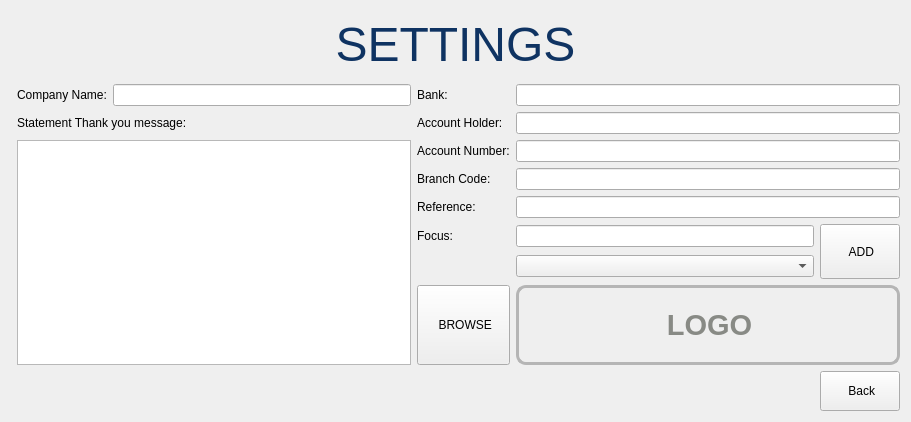
<?xml version="1.0" encoding="UTF-8"?>
<ui version="4.0">
 <class>SettingsUI</class>
 <widget class="QWidget" name="SettingsUI">
  <property name="geometry">
   <rect>
    <x>0</x>
    <y>0</y>
    <width>911</width>
    <height>422</height>
   </rect>
  </property>
  <property name="minimumSize">
   <size>
    <width>911</width>
    <height>422</height>
   </size>
  </property>
  <property name="maximumSize">
   <size>
    <width>911</width>
    <height>422</height>
   </size>
  </property>
  <property name="windowTitle">
   <string>Settings</string>
  </property>
  <layout class="QGridLayout" name="gridLayout">
   <item row="3" column="5" colspan="2">
    <widget class="QLineEdit" name="usrAccHold"/>
   </item>
   <item row="7" column="5">
    <widget class="QLineEdit" name="usrFocus"/>
   </item>
   <item row="3" column="3" colspan="2">
    <widget class="QLabel" name="label_4">
     <property name="text">
      <string>Account Holder:</string>
     </property>
    </widget>
   </item>
   <item row="9" column="5" colspan="2">
    <widget class="QLabel" name="companyLogo">
     <property name="minimumSize">
      <size>
       <width>200</width>
       <height>80</height>
      </size>
     </property>
     <property name="styleSheet">
      <string notr="true">border: 3px solid;
border-color: rgb(181, 181, 181);
border-radius: 10px;</string>
     </property>
     <property name="text">
      <string>&lt;html&gt;&lt;head/&gt;&lt;body&gt;&lt;p align=&quot;center&quot;&gt;&lt;span style=&quot; font-size:22pt; font-weight:600; color:#888a85;&quot;&gt;LOGO&lt;/span&gt;&lt;/p&gt;&lt;/body&gt;&lt;/html&gt;</string>
     </property>
    </widget>
   </item>
   <item row="9" column="3" colspan="2">
    <widget class="QPushButton" name="btnBrowse">
     <property name="minimumSize">
      <size>
       <width>0</width>
       <height>80</height>
      </size>
     </property>
     <property name="text">
      <string> BROWSE</string>
     </property>
     <property name="icon">
      <iconset>
       <normaloff>Resources/search.png</normaloff>Resources/search.png</iconset>
     </property>
    </widget>
   </item>
   <item row="6" column="3" colspan="2">
    <widget class="QLabel" name="label_9">
     <property name="text">
      <string>Reference:</string>
     </property>
    </widget>
   </item>
   <item row="5" column="5" colspan="2">
    <widget class="QLineEdit" name="usrBankCode"/>
   </item>
   <item row="2" column="2">
    <widget class="QLineEdit" name="companyName"/>
   </item>
   <item row="2" column="3">
    <widget class="QLabel" name="label_3">
     <property name="text">
      <string>Bank:</string>
     </property>
    </widget>
   </item>
   <item row="4" column="5" colspan="2">
    <widget class="QLineEdit" name="usrAccNum"/>
   </item>
   <item row="4" column="3" colspan="2">
    <widget class="QLabel" name="label_7">
     <property name="text">
      <string>Account Number:</string>
     </property>
    </widget>
   </item>
   <item row="2" column="5" colspan="2">
    <widget class="QLineEdit" name="usrBank"/>
   </item>
   <item row="7" column="3">
    <widget class="QLabel" name="label_11">
     <property name="text">
      <string>Focus:</string>
     </property>
    </widget>
   </item>
   <item row="3" column="1" colspan="2">
    <widget class="QLabel" name="label_10">
     <property name="text">
      <string>Statement Thank you message:</string>
     </property>
    </widget>
   </item>
   <item row="0" column="0" rowspan="2" colspan="7">
    <widget class="QLabel" name="label">
     <property name="text">
      <string>&lt;html&gt;&lt;head/&gt;&lt;body&gt;&lt;p align=&quot;center&quot;&gt;&lt;span style=&quot; font-size:36pt; color:#0f3362;&quot;&gt;SETTINGS&lt;/span&gt;&lt;/p&gt;&lt;/body&gt;&lt;/html&gt;</string>
     </property>
    </widget>
   </item>
   <item row="6" column="5" colspan="2">
    <widget class="QLineEdit" name="usrRef"/>
   </item>
   <item row="2" column="1">
    <widget class="QLabel" name="label_2">
     <property name="text">
      <string>Company Name:</string>
     </property>
    </widget>
   </item>
   <item row="5" column="3" colspan="2">
    <widget class="QLabel" name="label_8">
     <property name="text">
      <string>Branch Code:</string>
     </property>
    </widget>
   </item>
   <item row="7" column="6" rowspan="2">
    <widget class="QPushButton" name="btnAdd">
     <property name="minimumSize">
      <size>
       <width>0</width>
       <height>55</height>
      </size>
     </property>
     <property name="text">
      <string> ADD</string>
     </property>
     <property name="icon">
      <iconset>
       <normaloff>Resources/add.png</normaloff>Resources/add.png</iconset>
     </property>
     <property name="iconSize">
      <size>
       <width>13</width>
       <height>13</height>
      </size>
     </property>
    </widget>
   </item>
   <item row="4" column="1" rowspan="6" colspan="2">
    <widget class="QTextEdit" name="usrMessage"/>
   </item>
   <item row="8" column="5">
    <widget class="QComboBox" name="listFocus"/>
   </item>
   <item row="10" column="6">
    <widget class="QPushButton" name="btnBack">
     <property name="minimumSize">
      <size>
       <width>0</width>
       <height>40</height>
      </size>
     </property>
     <property name="text">
      <string> Back</string>
     </property>
     <property name="icon">
      <iconset>
       <normaloff>Resources/back.png</normaloff>Resources/back.png</iconset>
     </property>
    </widget>
   </item>
  </layout>
 </widget>
 <resources/>
 <connections/>
</ui>
